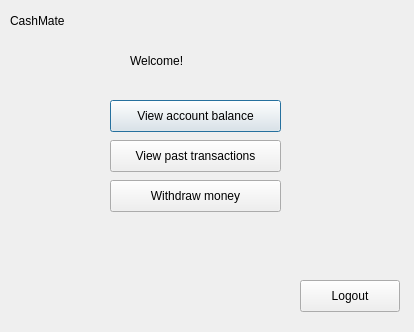
<?xml version="1.0" encoding="UTF-8"?>
<ui version="4.0">
 <class>UserMenu</class>
 <widget class="QDialog" name="UserMenu">
  <property name="geometry">
   <rect>
    <x>0</x>
    <y>0</y>
    <width>414</width>
    <height>332</height>
   </rect>
  </property>
  <property name="windowTitle">
   <string>Dialog</string>
  </property>
  <widget class="QLabel" name="label">
   <property name="geometry">
    <rect>
     <x>10</x>
     <y>10</y>
     <width>211</width>
     <height>21</height>
    </rect>
   </property>
   <property name="text">
    <string>CashMate</string>
   </property>
   <property name="alignment">
    <set>Qt::AlignLeading|Qt::AlignLeft|Qt::AlignVCenter</set>
   </property>
  </widget>
  <widget class="QLabel" name="txtWelcome">
   <property name="geometry">
    <rect>
     <x>130</x>
     <y>50</y>
     <width>161</width>
     <height>21</height>
    </rect>
   </property>
   <property name="text">
    <string>Welcome!</string>
   </property>
  </widget>
  <widget class="QPushButton" name="btnViewBalance">
   <property name="geometry">
    <rect>
     <x>110</x>
     <y>100</y>
     <width>171</width>
     <height>32</height>
    </rect>
   </property>
   <property name="text">
    <string>View account balance</string>
   </property>
  </widget>
  <widget class="QPushButton" name="btnViewTransactions">
   <property name="geometry">
    <rect>
     <x>110</x>
     <y>140</y>
     <width>171</width>
     <height>32</height>
    </rect>
   </property>
   <property name="text">
    <string>View past transactions</string>
   </property>
  </widget>
  <widget class="QPushButton" name="btnWithdraw">
   <property name="geometry">
    <rect>
     <x>110</x>
     <y>180</y>
     <width>171</width>
     <height>32</height>
    </rect>
   </property>
   <property name="text">
    <string>Withdraw money</string>
   </property>
  </widget>
  <widget class="QPushButton" name="btnLogout">
   <property name="geometry">
    <rect>
     <x>300</x>
     <y>280</y>
     <width>100</width>
     <height>32</height>
    </rect>
   </property>
   <property name="text">
    <string>Logout</string>
   </property>
  </widget>
 </widget>
 <resources/>
 <connections/>
</ui>
